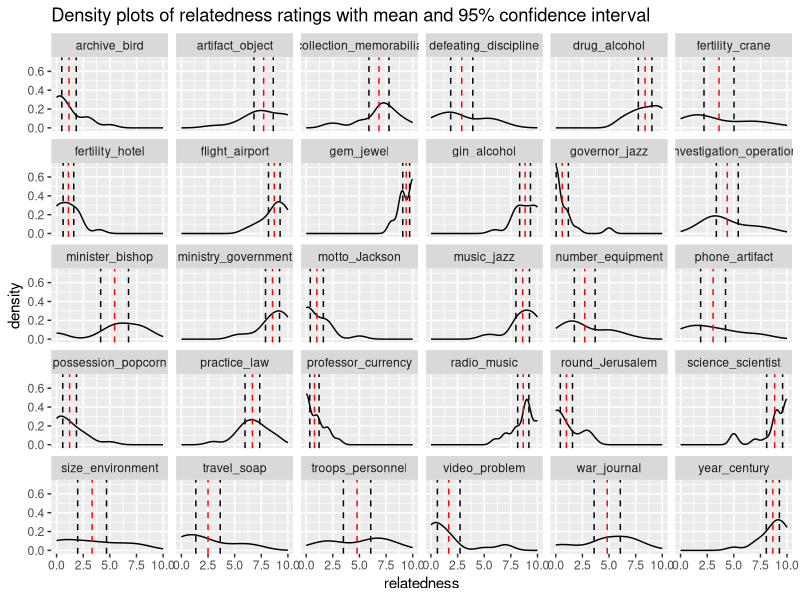
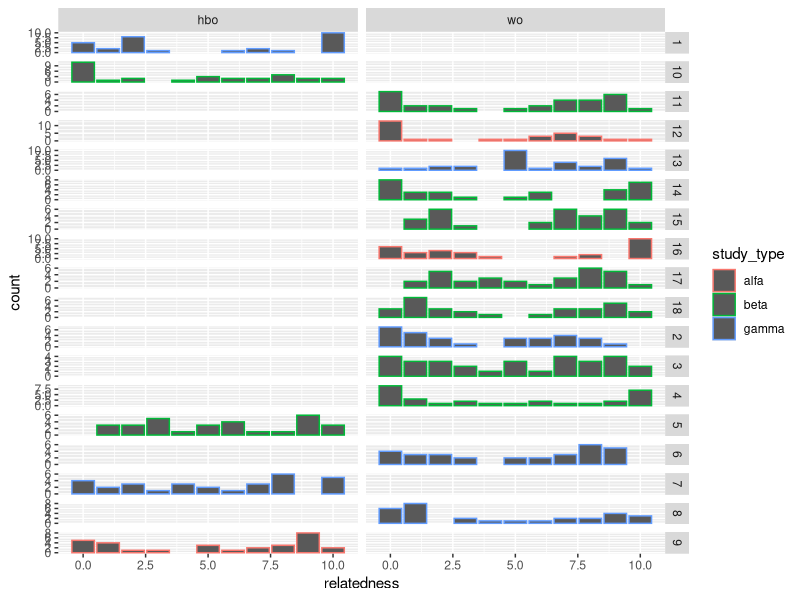
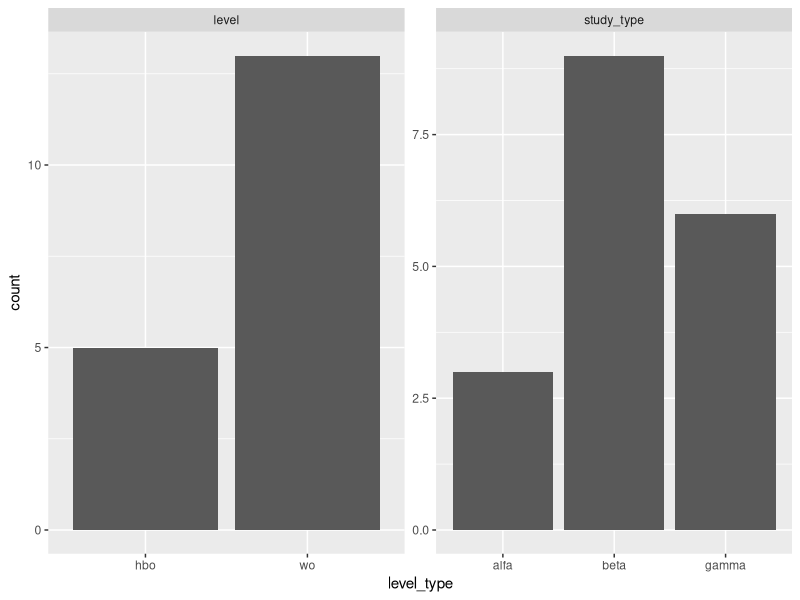
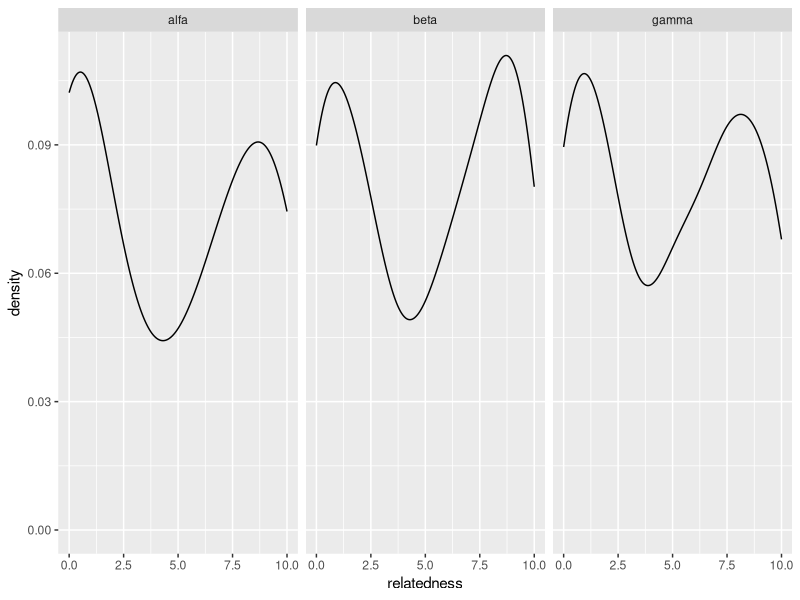
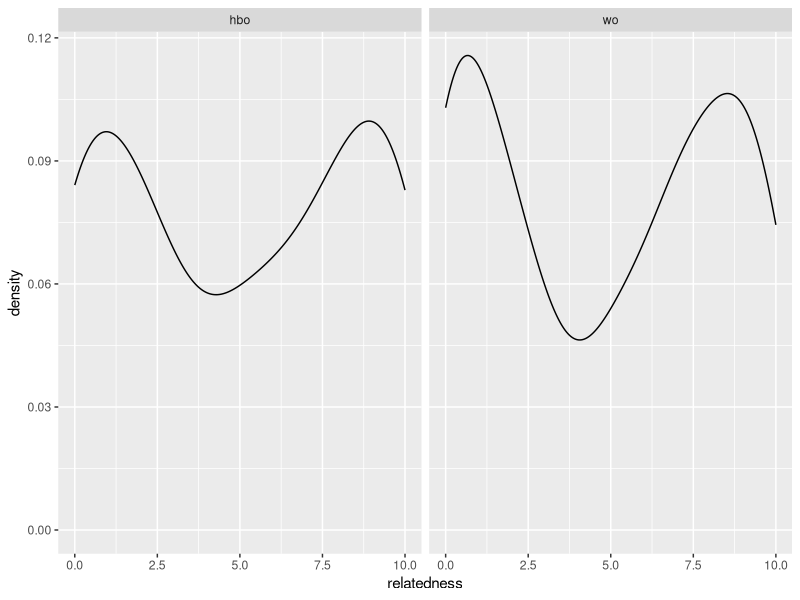
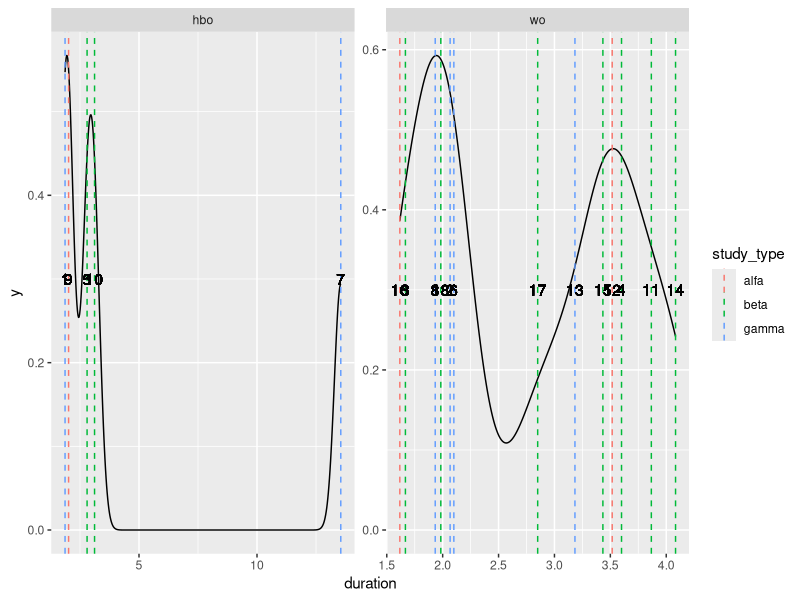

Here is the R script that generated these plots, in order: (Note: this script raises an error after producing the figures.)
## ---- chunk 1
knitr::opts_chunk$set(echo = FALSE)
library('tidyverse')
library('knitr')
library('lme4')
library('broom')
## ---- chunk 2

df <- read_csv("20190222_results_groups.csv") %>%
  filter(profession != "test") %>%
  mutate(start_time = as.POSIXct(as.character(start_time), format = "%Y-%m-%d %H:%M:%S"),
         end_time = as.POSIXct(as.character(end_time), format = "%Y-%m-%d %H:%M:%S"),
         duration = end_time - start_time) %>%
  select(-c(start_time, end_time)) %>%
  rownames_to_column("id") %>%
  gather(key = word_pair, value = relatedness, -c(id, duration, level, study_type, profession)) %>%
  arrange(id)

word_pairs <- read_csv("20190219_wordpairs.csv") %>%
  mutate(word_pair = str_replace(wordpairs, " vs. ", "_")) %>%
  rename(source = similarity) %>%
  select(-wordpairs)

df <- df %>%
  full_join(word_pairs)

## ---- chunk 3
## Function to calculate the 95% confidence interval

ci <- function(mean, sd, n){
  error <- qnorm(0.975)*sd/sqrt(n)
  lower <- mean-error
  upper <- mean+error
  return(tibble(lower = lower,upper = upper))
}

## ---- chunk 4

n <- length(unique(df$id))

description <-
  df %>%
  group_by(word_pair) %>%
  mutate(mean = mean(relatedness),
            sd = sd(relatedness),
            lower = ci(mean, sd, n)[["lower"]],
            upper = ci(mean, sd, n)[["upper"]],
            median = median(relatedness)
            )

description %>% 
  group_by(word_pair, mean, sd, lower, upper, median, source) %>% 
  summarise %>%
  arrange(source) %>%
  kable() 
## ---- chunk 5
df %>%
  group_by(source) %>%
  summarise(mean = mean(relatedness),
          sd = sd(relatedness),
          lower = ci(mean, sd, n)[["lower"]],
          upper = ci(mean, sd, n)[["upper"]],
          median = median(relatedness)
          ) %>%
  kable()
  

## ---- chunk 6

ggplot(description, aes(relatedness)) +
  geom_density() +
  facet_wrap(~ word_pair) +
  geom_vline(aes(xintercept = mean), colour = "red", linetype = "dashed") +
  geom_vline(aes(xintercept = lower), linetype = "dashed") +
  geom_vline(aes(xintercept = upper), linetype = "dashed") +
  ggtitle("Density plots of relatedness ratings with mean and 95% confidence interval")
  

## ---- chunk 7

description %>%
  group_by(word_pair, sd) %>%
  summarise() %>%
  filter(sd > 2.5) %>%
  arrange(sd) %>%
  kable()

## ---- chunk 8

ggplot(df, aes(x = relatedness, colour = study_type)) +
  geom_bar() +
  facet_grid(id ~ level, scales = "free")

## ---- chunk 9
df %>%
  group_by(id, study_type, level) %>% 
  summarise %>%
  gather(key = grouping_var, value = level_type, -id) %>%
  ggplot(aes(level_type)) +
  geom_bar() +
  facet_wrap(~grouping_var, scales = "free")

## ---- chunk 10

ggplot(df, aes(x = relatedness)) +
  geom_density() +
  facet_wrap(~study_type)

## ---- chunk 11

ggplot(df, aes(x = relatedness)) +
  geom_density() +
  facet_wrap(~level)

## ---- chunk 12

ggplot(df, aes(duration)) +
  geom_density() +
  geom_vline(aes(xintercept = duration, colour = study_type), linetype = "dashed") +
  geom_text(aes(y = .3, label = id)) +
  facet_wrap(~level, scales = "free")

## ---- chunk 13

corr <- df %>%
  arrange(id) %>%
  select(id, relatedness, word_pair) %>%
  spread(key = id, value = relatedness) %>%
  select(-word_pair) %>%
  cor()

corr[lower.tri(corr)] <- NA

corr <- corr %>%
  as.data.frame() %>%
  rownames_to_column("id") %>%
  gather(key = participant2, value = correlation, -id) %>%
  # Correlations between participant and himself are not interesting,
  # so filter them out:
  filter(id != participant2 & !is.na(correlation)) %>%
  # Add duration of test, study type and level of participant indicated by id:
  left_join(df %>% select(id, study_type, level, duration)) %>%
  rename(study_type1 = study_type,
         level1 = level) %>%
  left_join(by = c("participant2" = "id"), df %>% select(id, study_type, level, duration)) %>%
  rename(study_type2 = study_type,
         level2 = level)  %>%
  group_by(id, participant2, correlation, study_type1, level1, study_type2, level2) %>%
  summarise()

## ---- chunk 14

corr %>%
  filter(correlation > .9) %>%
  group_by(id, participant2, correlation, study_type1, level1, study_type2, level2) %>%
  summarise() %>%
  kable()
## ---- chunk 15
corr %>%
  filter(correlation < .5) %>%
  group_by(id, participant2, correlation, study_type1, level1, study_type2, level2) %>%
  summarise() %>%
  kable()

df %>%
  filter(study_type == "gamma" & level == "hbo") %>%
  group_by(id, level, study_type, profession, duration) %>%
  summarise() %>%
  kable()

## ---- chunk 16

df_naomit <- df %>% na.omit

model0 <- lmer(relatedness ~ (1|word_pair) + (1|id), data = df_naomit, REML = F)

## ---- chunk 17

model1 <- lmer(relatedness ~ study_type + (1|word_pair) + (1|id), data = df_naomit, REML = F)

model1 %>%
  tidy() %>%
  rename("t-value" = statistic) %>%
  select(-group) %>%
  kable()

## ---- chunk 18

anova(model0, model1)

## ---- chunk 19

model2 <- lmer(relatedness ~ level + (1|word_pair) + (1|id), data = df_naomit, REML = F)
model3 <- lmer(relatedness ~ duration + (1|word_pair) + (1|id), data = df_naomit, REML = F)
## ---- chunk 20
anova(model0, model2)
## ---- chunk 21

anova(model0, model3)

